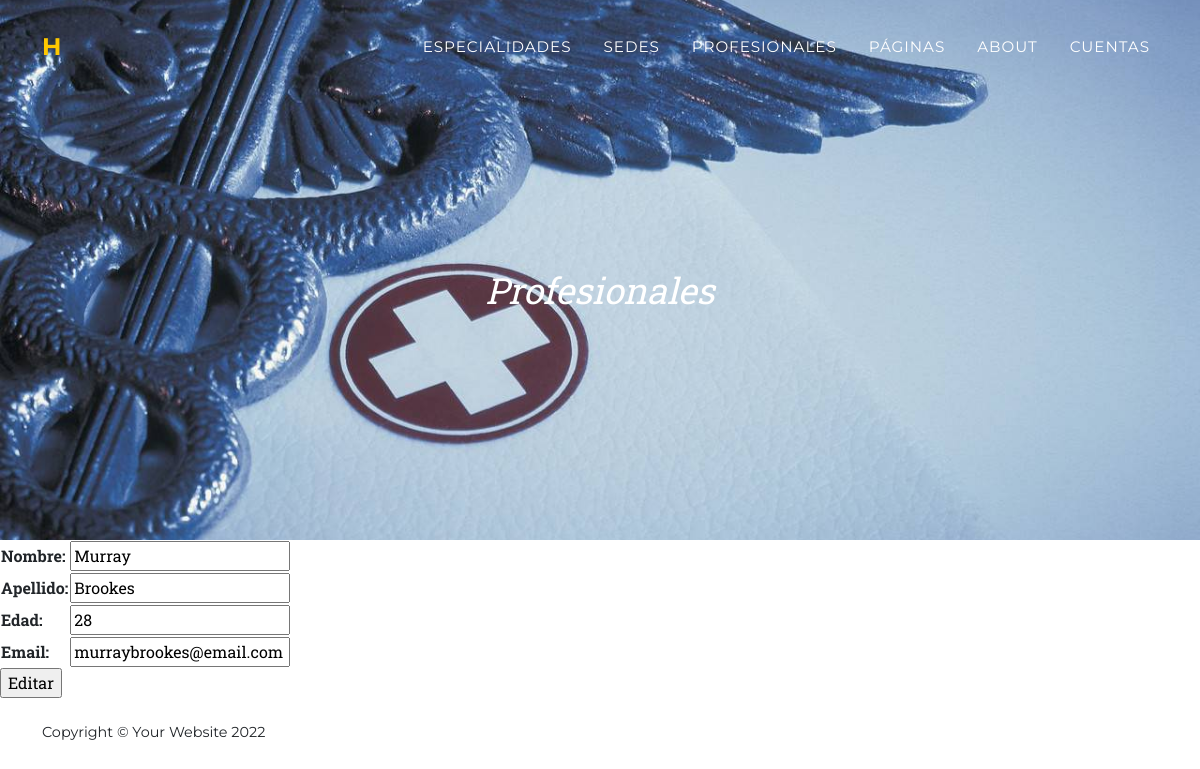
Screenshot of /profesionalEditar/ASD-48953 with the database file from the repository.
### appHospital/models.py (models this page shows, shortened)
class Profesional(models.Model):
    id = models.CharField(max_length=40, default=uuid.uuid4(), primary_key=True)
    nombre = models.CharField(max_length=20)
    apellido = models.CharField(max_length=20)
    matrícula = models.CharField(max_length=15)
    edad = models.IntegerField()
    email = models.EmailField()
    especialidad = models.ForeignKey(Especialidad, on_delete=models.CASCADE)
    hospital = models.ForeignKey(Hospital, on_delete=models.CASCADE)

### appHospital/views.py (the view)
# urls.py: path('profesionalEditar/<matrícula>', profesionalEditar, name='ProfesionalEditar'),
def profesionalEditar(request, matrícula):
    profesional = Profesional.objects.get(matrícula=matrícula)
    if request.method == 'POST':
        miFormulario = ProfesionalEditar(request.POST)
        if miFormulario.is_valid():
            informacion = miFormulario.cleaned_data
            profesional.nombre = informacion['nombre']
            profesional.apellido = informacion['apellido']
            profesional.edad = informacion['edad']
            profesional.email = informacion['email']
            profesional.save()
            profesionales = Profesional.objects.all()
            contexto = {'profesionales': profesionales}
            return render(request, 'profesional.html', contexto)
    else:
        miFormulario = ProfesionalEditar(initial={'nombre': profesional.nombre, 'apellido': profesional.apellido, 'edad': profesional.edad, 'email': profesional.email})
        contexto = {'miFormulario':miFormulario, 'matrícula':matrícula}
        return render(request, 'profesionalEditar.html', contexto)

### appHospital/forms.py
class ProfesionalEditar(forms.Form):
    nombre = forms.CharField(max_length=20)
    apellido = forms.CharField(max_length=20)
    edad = forms.IntegerField()
    email = forms.EmailField()

### appHospital/Templates/appHospital/profesionalEditar.html
{% extends 'appHospital/padre.html' %}
{% load static %}
{% block topPage %}
<a class="navbar-brand" href=" {% url 'index' %}">H</a>
{% endblock %}
{% block title %}
<div class="masthead-subheading">Profesionales</div>
{% endblock %}
{% block changingContent %}
<form action="{% url 'ProfesionalEditar' matrícula %}" method="POST">{% csrf_token %}
    <table>
        {{miFormulario.as_table}}
    </table>
    <input type="submit" value="Editar">
</form>
{% endblock %}

### rows the page displays
Profesional: nombre "Murray", apellido "Brookes", edad "28", email "murraybrookes@email.com"
